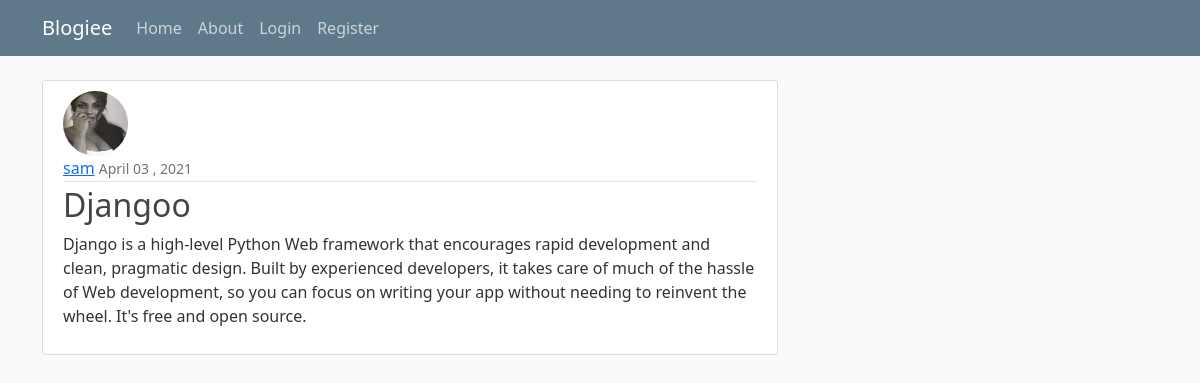
Screenshot of /post/12/ with the database file from the repository.
### blog/models.py (models this page shows, shortened)
class Post(models.Model):
     author = models.ForeignKey(User, on_delete=models.CASCADE) #one to many relationship
     title = models.CharField(max_length=100)
     content = models.TextField()
     date_posted = models.DateTimeField(default=timezone.now)

### users/models.py (models this page shows, shortened)
class Profile(models.Model):
    user = models.OneToOneField(User,on_delete=models.CASCADE)
    image = models.ImageField(default='default.jpeg',upload_to='profile_pics')

### blog/views.py (the view)
# urls.py: path('post/<int:pk>/', Postdetailview.as_view() , name='post-detail'),
class Postdetailview(DetailView):
    model=Post

### blog/templates/blog/post_detail.html (shortened to what this page needs)
{% extends "blog/base.html" %}
{% block content %}
    <article class="media content-section">
      <img class="rounded-circle article-img" src="{{object.author.profile.image.url}}">
      <div class="media-body">
        <div class="article-metadata">
          <a class="mr-2" href="{% url 'user-post' object.author.username %}">{{ object.author }}</a>
          <small class="text-muted">{{ object.date_posted|date:'F d , Y' }}</small>
        </div>
        <h2 class="article-title" > {{object.title}} </h2>
        <p class="article-content">{{object.content }}</p>
      </div>
    </article>
{% endblock content %}

### blog/static/blog/main.css (style rules this page uses)
body { background: #fafafa; color: #333333; margin-top: 5rem; }
h1, h2, h3, h4, h5, h6 { color: #444444; }
.content-section { background: #ffffff; padding: 10px 20px; border: 1px solid #dddddd; border-radius: 3px; margin-bottom: 20px; }
.article-title { color: #444444; }
.article-content { white-space: pre-line; }
.article-img { height: 65px; width: 65px; margin-right: 16px; }
.article-metadata { padding-bottom: 1px; margin-bottom: 4px; border-bottom: 1px solid #e3e3e3 }

### rows the page displays
Post: author.profile.image (picture), author "sam", date_posted "April 03 , 2021", title "Djangoo", content "Django is a high-level Python Web framework that encourages rapid development and clean, pragmatic design. Built by experienced developers, it takes care of much of the hassle of Web development, so you can focus on writing your app without needing to reinvent the wheel. It's free and open source."
